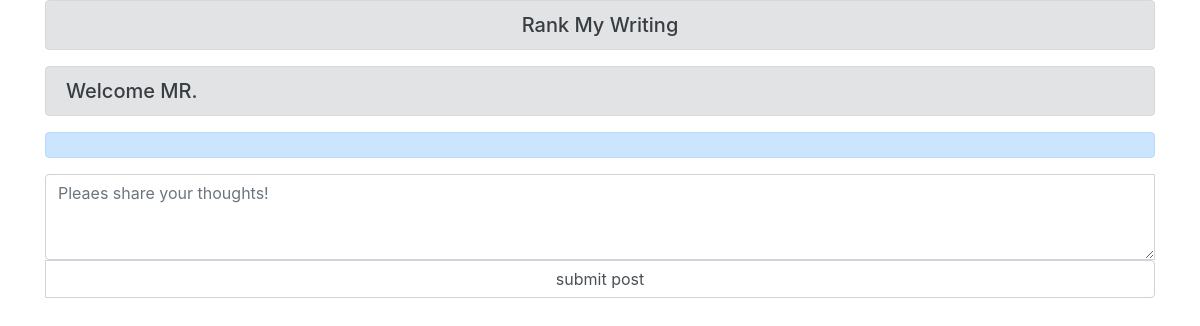
The page /blog/Yasserd99 on the database as committed earlier.
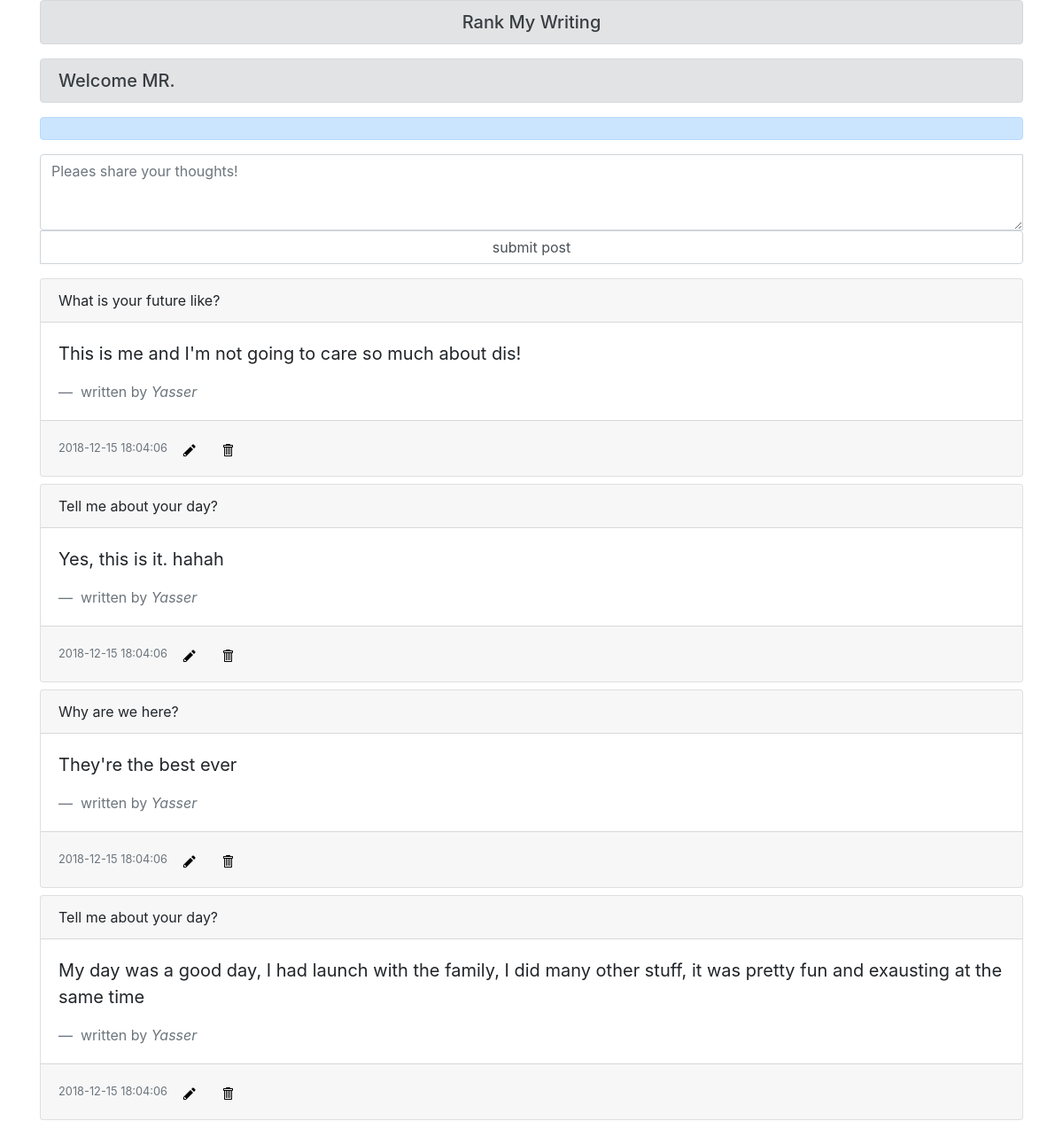
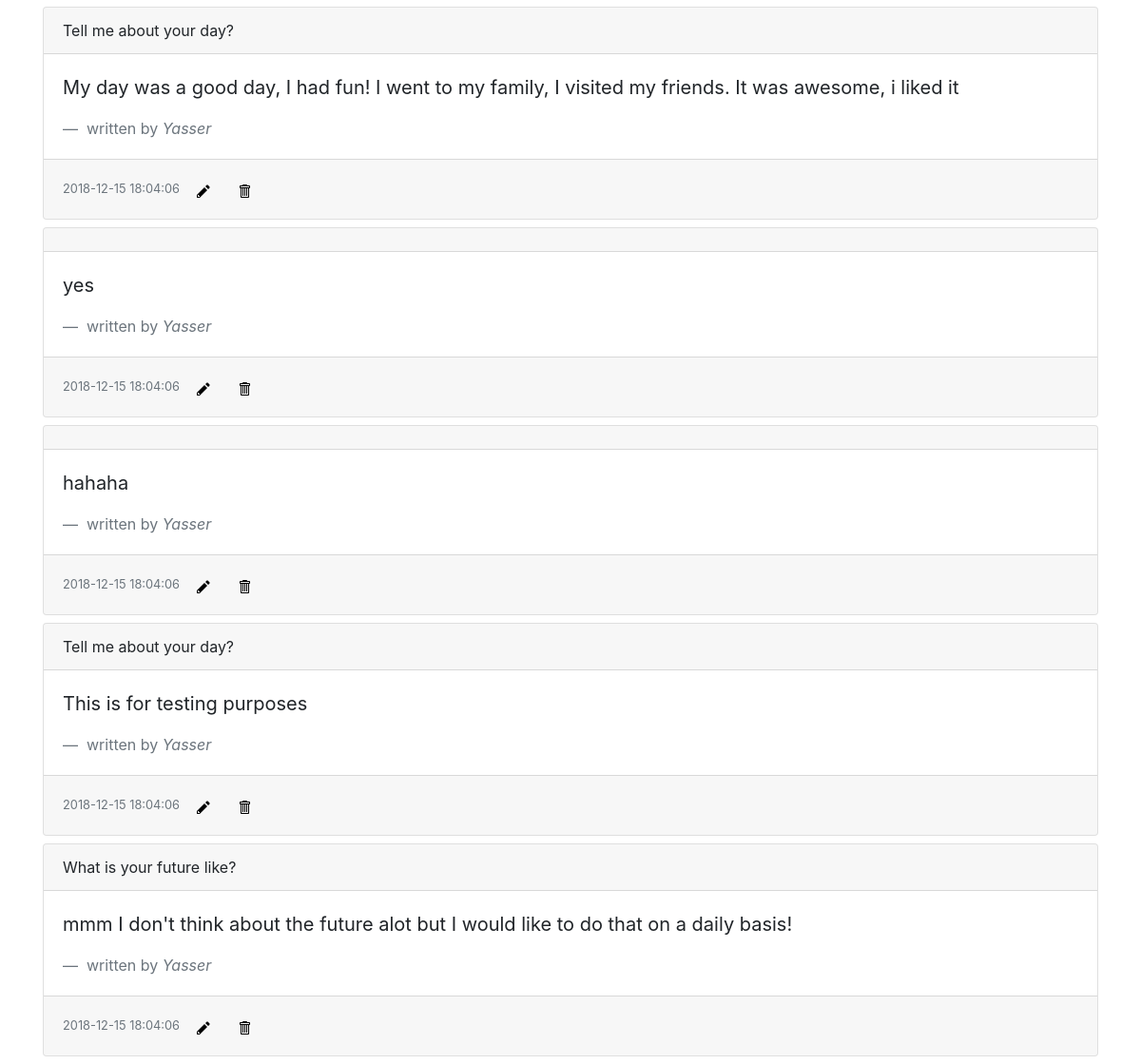
The same page on the database as committed later (2 pictures, top to bottom).
### database_setup.py (models this page shows, shortened)
class Post(Base):
    __tablename__ = 'post'
    id = Column(Integer, primary_key=True)
    uid = Column(Integer, ForeignKey('user.id'))
    title = Column(String(250), nullable=False)
    content = Column(String(5000), nullable=False)
    type = Column(String(30))
    status = Column(String(30))
    time_created = Column(DateTime(timezone=True), server_default=func.now())
    time_updated = Column(DateTime(timezone=True), onupdate=func.now())
    user = relationship(User)

class User(Base):
    __tablename__ = 'user'
    id = Column(Integer, primary_key=True)
    username = Column(String(30), unique=True, nullable=False)
    name = Column(String(250))
    email = Column(String(250), nullable=False)
    password = Column(String(250))
    avatar = Column(String(250))
    bio = Column(String(250))
    phone_number = Column(String(14))
    time_created = Column(DateTime(timezone=True), server_default=func.now())

### application.py (the view)
@app.route('/blog/<string:username>')
def get_user_blogs(username):
    posts = None
    try:
        posts = session.execute(
            'select * from post,user on post.uid=user.id where user.username="{}"'.format(username)).fetchall()
    except Exception:
        session.rollback()
    return render_template('index.html', posts=posts)

### templates/index.html (shortened to what this page needs)
<!DOCTYPE html>
<html>
  <head>
<link rel="stylesheet" href="https://stackpath.bootstrapcdn.com/bootstrap/4.1.3/css/bootstrap.min.css">
  </head>
  <body>
  <div class="container">
      <h5 class="alert alert-secondary text-center">Rank My Writing </h5>
      <h5 class="alert alert-secondary"> Welcome MR. {{username}} </h5>
      <h1 class="alert alert-primary"> {{question_of_the_day}} </h3>
      <form method="post" action="/blog/new" class="input-group mb-3">
      <textarea name='content' rows=3 style="width:100%" class="form-control" placeholder="Pleaes share your thoughts!"></textarea>
      <button type="submit" class="form-control"> submit post </button>
      </form>
  {% for post in posts %}
      <div class="card my-2">
  <div class="card-header">
  {{post.title}}
  </div>
  <div class="card-body" onclick="location.href='/{{post.id}}'; ;" style="cursor: pointer;">
    <blockquote class="blockquote mb-0">
      <p>{{post.content}}</p>
      <footer class="blockquote-footer"> written by <cite title="Source Title">{{post.name}}</cite></footer>
    </blockquote>
  </div>
  <div class="card-footer">
      <small class="text-muted">{{post.time_created}}</small>
  <button class="btn btn-link"><a href="{{url_for('edit_blog', post_id = post.id)}}"><img src={{ url_for('static',filename='pencil.svg') }} alt="icon name"></a></button>
  <button class="btn btn-link"> <a href="{{url_for('delete_blog', post_id = post.id)}}"><img src={{ url_for('static',filename='trashcan.svg') }} alt="icon name">
</a> </button>
    </div>
</div>
{% endfor %}
</div>
  </body>
</html>

Rows that differ between the two databases and show on the page:
added Post: title "What is your future like?", content "This is me and I'm not going to care so much about dis!", name "Yasser", time_created "2018-12-15 18:04:06"
added Post: title "Tell me about your day?", content "Yes, this is it. hahah", name "Yasser", time_created "2018-12-15 18:04:06"
added Post: title "Why are we here?", content "They're the best ever", name "Yasser", time_created "2018-12-15 18:04:06"
added Post: title "Tell me about your day?", content "My day was a good day, I had launch with the family, I did many other stuff, it was pretty fun and exausting at the same time", name "Yasser", time_created "2018-12-15 18:04:06"
added Post: title "Tell me about your day?", content "My day was a good day, I had fun! I went to my family, I visited my friends. It was awesome, i liked it", name "Yasser", time_created "2018-12-15 18:04:06"
added Post: content "yes", name "Yasser", time_created "2018-12-15 18:04:06"
added Post: content "hahaha", name "Yasser", time_created "2018-12-15 18:04:06"
added Post: title "Tell me about your day?", content "This is for testing purposes", name "Yasser", time_created "2018-12-15 18:04:06"
added Post: title "What is your future like?", content "mmm I don't think about the future alot but I would like to do that on a daily basis!", name "Yasser", time_created "2018-12-15 18:04:06"
